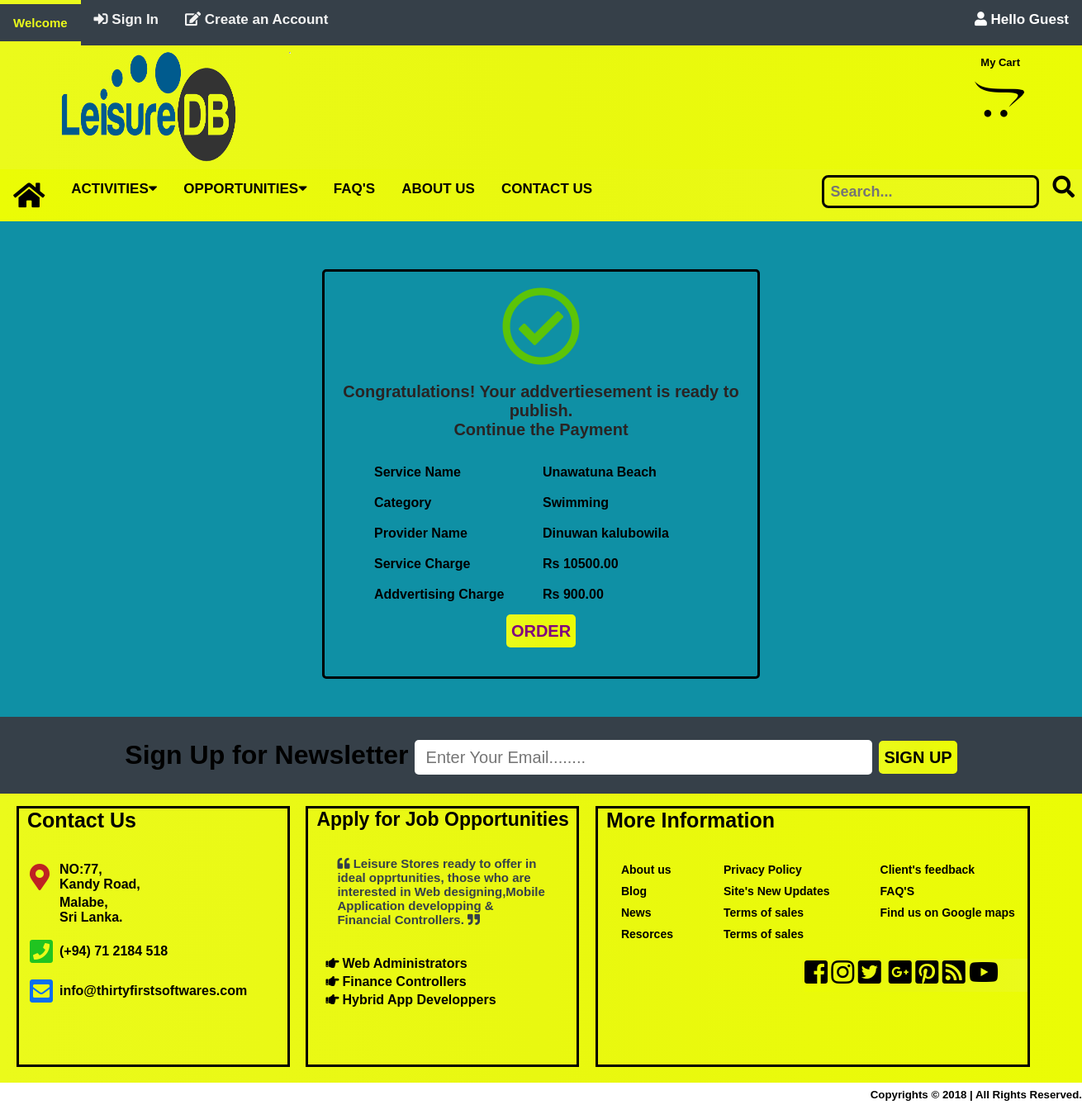
Page /payment.php?id=14 on the committed database.
### tables this page shows
CREATE TABLE `displayadd` (
  `id` int(11) NOT NULL,
  `postid` int(11) NOT NULL,
  `checkby` varchar(150) NOT NULL,
  `paymentstatus` varchar(150) NOT NULL,
  `checkdate` varchar(200) NOT NULL
);

CREATE TABLE `postadd` (
  `id` int(11) NOT NULL,
  `servicename` varchar(150) NOT NULL,
  `description` text NOT NULL,
  `category` varchar(50) NOT NULL,
  `cost` decimal(25,2) NOT NULL,
  `usermail` varchar(150) NOT NULL,
  `status` varchar(150) NOT NULL,
  `adminstatus` varchar(50) NOT NULL,
  `paymentstatus` varchar(50) NOT NULL,
  `image` text NOT NULL,
  `date` varchar(255) NOT NULL
);

CREATE TABLE `register` (
  `id` int(11) NOT NULL,
  `fname` varchar(50) NOT NULL,
  `lname` varchar(50) NOT NULL,
  `mobile` int(10) NOT NULL,
  `email` varchar(100) NOT NULL,
  `address` text NOT NULL,
  `postalcode` int(10) NOT NULL,
  `accountnum` int(50) NOT NULL,
  `status` varchar(100) NOT NULL,
  `pword` varchar(50) NOT NULL,
  `cpword` varchar(50) NOT NULL,
  `date` varchar(200) NOT NULL
);

### payment.php (the view, shortened to what this page needs)
<?php
    include('common/headeradmin.php');
?>
<?php
    include('separatecss/paymentstyle.php');
?>
<?php
 $id=$_GET['id'];
?>
<body>
	<div class="content">
	 <center>
	 	<br>
	 	<div class="messege clearfix">
	 		<br>
			<center><i class="far fa-check-circle fa-6x"></i></center>
			<center>
			<p>
				Congratulations!
					Your addvertiesement is ready to publish.
				<br>
				Continue the Payment
			</p>
			<?php
					include('config/connection.php');
			?>
			<?php
					$sql="SELECT  d.id as 'activeaddid' ,d.postid,d.paymentstatus,p.id,p.servicename,p.description,p.image,p.usermail,p.cost,p.category,r.email,r.fname,r.lname,r.mobile FROM displayadd d,postadd p,register r where d.paymentstatus = 'Pending' AND
					p.id = d.postid AND p.usermail = r.email AND d.postid = $id ";
					$qry=mysqli_query($con,$sql);
					if($row = mysqli_fetch_array($qry))
					{
			?>
			<table border="0">
				<tr style="height: 35px;">
					<td style="width:200px;">Service Name</td>
					<td style="width: 200px;"><?php echo $row["servicename"]; ?></td>
				</tr>
				<tr style="height: 35px;">
					<td style="width:200px;">Category</td>
					<td style="width: 140px;"><?php echo $row["category"]; ?></td>
				</tr>
				<tr style="height: 35px;">
					<td style="width:200px;">Provider Name</td>
					<td style="width: 200px;"><?php echo $row["fname"]; ?><?php echo $row["lname"]; ?></td>
				</tr>
				<tr style="height: 35px;">
					<td style="width:200px;">Service Charge</td>
					<td style="width: 140px;">Rs <?php echo $row["cost"]; ?></td>
				</tr>
				<tr style="height: 35px;">
					<td style="width:200px;">Addvertising Charge</td>
					<td style="width: 140px;">Rs 900.00</td>
				</tr>
			</table>
					 <?php
		}
	?>
			<td><button type="button" class="">
					<a href="paymentgate.php?id=<?php echo $row["postid"]; ?>" style="text-decoration:none; color:purple;">ORDER</a>
			</button></td>
			</center>
		</div>
	 </center>
	</div>
</body>
<?php
    include('common/footeradmin.php');
?>

### css/header.css (style rules this page uses)
.clearfix { overflow : auto }
body { margin:0;font-family:Arial }

### css/home.css (style rules this page uses)
.clearfix { overflow : auto }
body { margin:0;font-family:Arial }

### css/customer_profile.css (style rules this page uses)
.clearfix { overflow : auto }
body { margin:0;font-family:Arial }

### css/single.css (style rules this page uses)
.clearfix { overflow : auto }
body { margin:0;font-family:Arial }

### css/footer.css (style rules this page uses)
.clearfix { overflow : auto }
body { margin:0;font-family:Arial }

### css/payment.css (style rules this page uses)
.clearfix { overflow : auto }
body { margin:0;font-family:Arial }
.content { width: 100%; height: 600px; background: #0F90A5; }
.messege { margin-top:40px; width:40%; height: 490px; background: none; border:solid; border-radius:5px; }
.messege i { color:rgb(92, 196, 8); }
.messege p { font-weight: bold; font-size:20px; color: rgb(41, 36, 36); }
.messege table { font-weight: bold; }
.messege button { height: 40px; color: black; font-family: arial; font-weight: bold; font-size: 20px; background: linear-gradient(to left,#ebfc05,#e9f810,#ebfa1b); border:none; border-radius: 5px; margin-top: 5px; }

### rows in the picture
displayadd: postadd.servicename "Unawatuna Beach", postadd.category "Swimming", register.fname "Dinuwan", register.lname "kalubowila", postadd.cost "10500.00"
